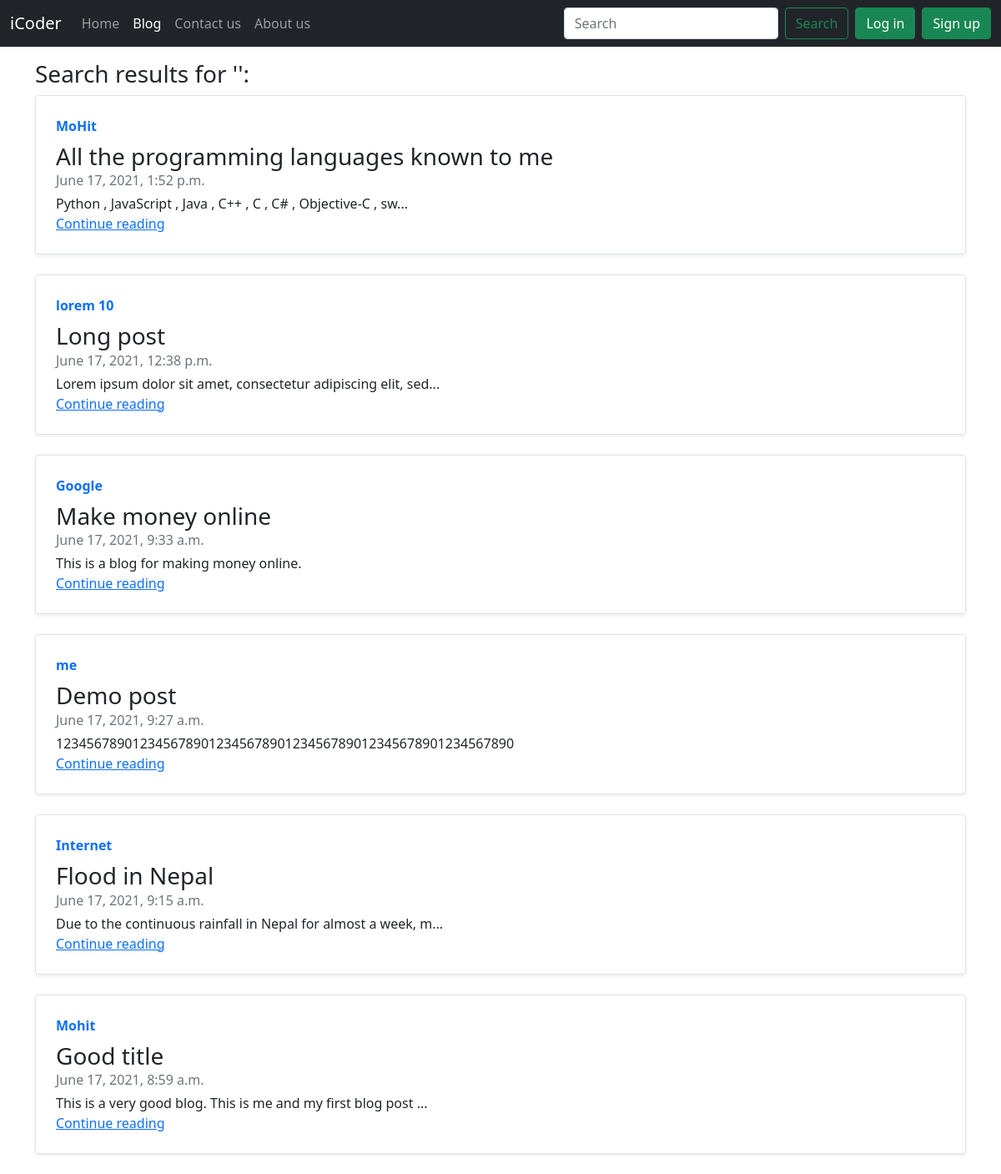
The app's page /search/ with its own data.
### blog/models.py (models this page shows, shortened)
class Post(models.Model):
    sno = models.AutoField(primary_key = True)
    title = models.CharField(max_length = 200)
    content = models.TextField()
    author = models.CharField(max_length = 100)
    timestamp = models.DateTimeField(blank = True)

### home/views.py (the view)
# urls.py: path('search/' , views.search , name="search"),
def search(request):
    query1 = request.GET.get('query' , '')
    query = query1.lower()
    allposts = Post.objects.all()
    posts = []
    for post in allposts:
        if query in post.title.lower() or query in post.author.lower() or query in post.content.lower():
            posts.append(post)
    return render(request,'home/search.html' , {'allposts' : posts , 'query':query1})

### templates/home/search.html (shortened to what this page needs)
{% extends 'base.html' %}
{% block blogactive %}active{% endblock blogactive %}
{% block main %}
    <div class="container my-3">
    {% if allposts|length > 0 %}
  <h3>Search results for '{{query}}':</h3>
  {% for post in allposts reversed %}
  <div class="row g-0 border rounded overflow-hidden flex-md-row mb-4 shadow-sm h-md-250 position-relative">
    <div class="col p-4 d-flex flex-column position-static">
      <strong class="d-inline-block mb-2 text-primary">{{post.author}}</strong>
      <h3 class="mb-0">{{post.title}}</h3>
      <div class="mb-1 text-muted">{{post.timestamp}}</div>
      {% if post.content|length > 60 %}
      <p class="card-text mb-auto">{{post.content | slice:":60"}}...</p>
      {% else %}
      <p class="card-text mb-auto">{{post.content}}</p>
      {% endif %}
      <a href="/blog/{{post.sno}}/" class="stretched-link">Continue reading</a>
    </div>
  </div>
  {% endfor %}
  {% endif %}
</div>
{% endblock main %}

### records on screen
Post: author "MoHit", title "All the programming languages known to me", timestamp "June 17, 2021, 1:52 p.m.", content "Python , JavaScript , Java , C++ , C , C# , Objective-C , sw"
Post: author "lorem 10", title "Long post", timestamp "June 17, 2021, 12:38 p.m.", content "Lorem ipsum dolor sit amet, consectetur adipiscing elit, sed"
Post: author "Google", title "Make money online", timestamp "June 17, 2021, 9:33 a.m.", content "This is a blog for making money online."
Post: author "me", title "Demo post", timestamp "June 17, 2021, 9:27 a.m.", content "123456789012345678901234567890123456789012345678901234567890"
Post: author "Internet", title "Flood in Nepal", timestamp "June 17, 2021, 9:15 a.m.", content "Due to the continuous rainfall in Nepal for almost a week, m"
Post: author "Mohit", title "Good title", timestamp "June 17, 2021, 8:59 a.m.", content "This is a very good blog. This is me and my first blog post"
